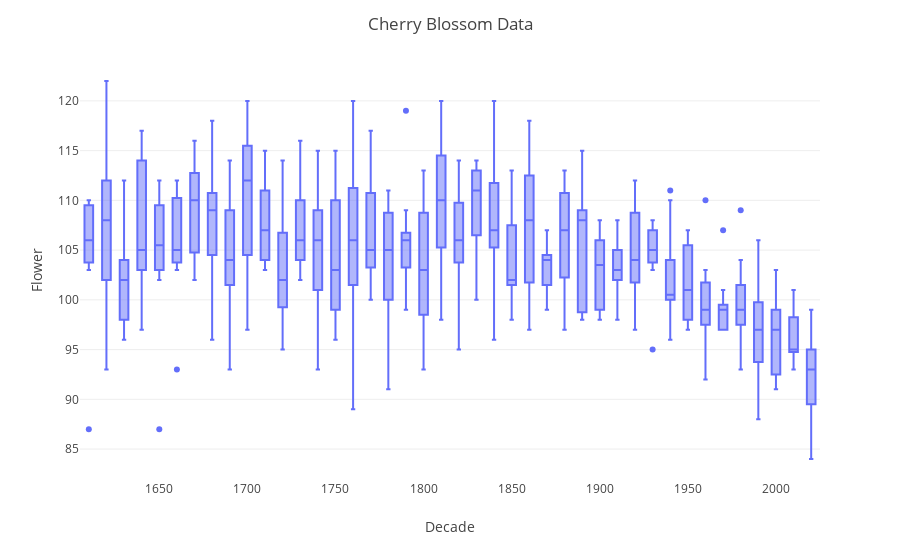

The code cell stored with this chart in its notebook:
### Code cell
#create new columns for decades to separate values later
kyoto['Decade'] = np.round(kyoto.index.values,-1)
kyoto['Dec25'] = (np.round(kyoto.index.values/2.5,-1)*2.5).astype(int)
kyoto['expTime'] = np.exp(kyoto.index.values/500.)

#boxplot with decades
fig = px.box(kyoto.loc[(kyoto.Decade>1600)], x="Decade", y="Flower")
#fig = px.box(kyoto, x="Dec25", y="Flower")
fig.update_layout({'template': 'none','title': 'Cherry Blossom Data'})
fig.show()

### Figure 1 — Plotly figure (JSON) as saved in the notebook; plotly's stock layout.template omitted (floating-point values rounded to 4 significant figures; data arrays with more than 128 entries replaced by an {"elided": "..."} marker saying what was removed)
{"data": [{"alignmentgroup": "True", "hovertemplate": "Decade=%{x}<br>Flower=%{y}<extra></extra>", "legendgroup": "", "marker": {"color": "#636efa"}, "name": "", "notched": false, "offsetgroup": "", "orientation": "v", "showlegend": false, "type": "box", "x": {"elided": "420 int values"}, "x0": " ", "xaxis": "x", "y": {"elided": "420 int values"}, "y0": " ", "yaxis": "y"}], "layout": {"boxmode": "group", "legend": {"tracegroupgap": 0}, "margin": {"t": 60}, "title": {"text": "Cherry Blossom Data"}, "xaxis": {"anchor": "y", "domain": [0, 1], "title": {"text": "Decade"}}, "yaxis": {"anchor": "x", "domain": [0, 1], "title": {"text": "Flower"}}}}
